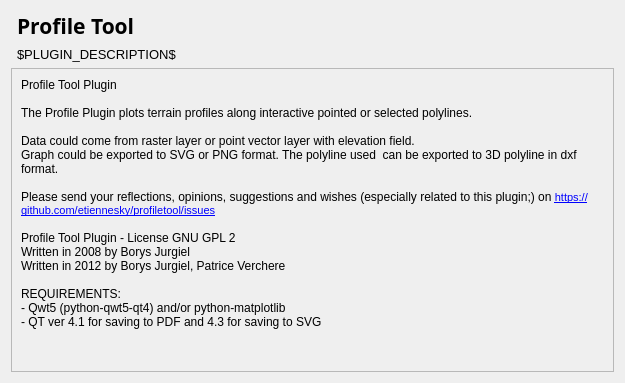
<?xml version="1.0" encoding="UTF-8"?>
<ui version="4.0">
 <class>DlgAbout</class>
 <widget class="QDialog" name="DlgAbout">
  <property name="geometry">
   <rect>
    <x>0</x>
    <y>0</y>
    <width>625</width>
    <height>383</height>
   </rect>
  </property>
  <property name="windowTitle">
   <string>Dialog</string>
  </property>
  <layout class="QGridLayout" name="gridLayout">
   <item row="0" column="1">
    <widget class="QLabel" name="title">
     <property name="sizePolicy">
      <sizepolicy hsizetype="Expanding" vsizetype="Expanding">
       <horstretch>0</horstretch>
       <verstretch>0</verstretch>
      </sizepolicy>
     </property>
     <property name="font">
      <font>
       <family>Sans Serif</family>
       <pointsize>16</pointsize>
       <weight>75</weight>
       <bold>true</bold>
      </font>
     </property>
     <property name="text">
      <string>Profile Tool</string>
     </property>
    </widget>
   </item>
   <item row="1" column="1">
    <widget class="QLabel" name="description">
     <property name="sizePolicy">
      <sizepolicy hsizetype="Expanding" vsizetype="Expanding">
       <horstretch>0</horstretch>
       <verstretch>0</verstretch>
      </sizepolicy>
     </property>
     <property name="font">
      <font>
       <pointsize>10</pointsize>
      </font>
     </property>
     <property name="text">
      <string>$PLUGIN_DESCRIPTION$</string>
     </property>
     <property name="wordWrap">
      <bool>true</bool>
     </property>
    </widget>
   </item>
   <item row="2" column="0" colspan="2">
    <widget class="QScrollArea" name="scrollArea_2">
     <property name="widgetResizable">
      <bool>true</bool>
     </property>
     <widget class="QWidget" name="scrollAreaWidgetContents_2">
      <property name="geometry">
       <rect>
        <x>0</x>
        <y>0</y>
        <width>605</width>
        <height>310</height>
       </rect>
      </property>
      <layout class="QVBoxLayout" name="verticalLayout_3">
       <item>
        <widget class="QLabel" name="label_3">
         <property name="sizePolicy">
          <sizepolicy hsizetype="Preferred" vsizetype="Preferred">
           <horstretch>0</horstretch>
           <verstretch>0</verstretch>
          </sizepolicy>
         </property>
         <property name="minimumSize">
          <size>
           <width>10</width>
           <height>10</height>
          </size>
         </property>
         <property name="cursor">
          <cursorShape>ArrowCursor</cursorShape>
         </property>
         <property name="focusPolicy">
          <enum>Qt::NoFocus</enum>
         </property>
         <property name="frameShape">
          <enum>QFrame::NoFrame</enum>
         </property>
         <property name="text">
          <string>&lt;!DOCTYPE HTML PUBLIC &quot;-//W3C//DTD HTML 4.0//EN&quot; &quot;http://www.w3.org/TR/REC-html40/strict.dtd&quot;&gt;
&lt;html&gt;&lt;head&gt;&lt;meta name=&quot;qrichtext&quot; content=&quot;1&quot; /&gt;&lt;style type=&quot;text/css&quot;&gt;
p, li { white-space: pre-wrap; }
&lt;/style&gt;&lt;/head&gt;&lt;body style=&quot; font-family:'MS Shell Dlg 2'; font-size:8pt; font-weight:400; font-style:normal;&quot;&gt;
&lt;p style=&quot; margin-top:0px; margin-bottom:0px; margin-left:0px; margin-right:0px; -qt-block-indent:0; text-indent:0px;&quot;&gt;&lt;span style=&quot; font-family:'Sans Serif'; font-size:9pt;&quot;&gt;Profile Tool Plugin&lt;/span&gt;&lt;/p&gt;
&lt;p style=&quot;-qt-paragraph-type:empty; margin-top:0px; margin-bottom:0px; margin-left:0px; margin-right:0px; -qt-block-indent:0; text-indent:0px; font-family:'Sans Serif'; font-size:9pt;&quot;&gt;&lt;br /&gt;&lt;/p&gt;
&lt;p style=&quot; margin-top:0px; margin-bottom:0px; margin-left:0px; margin-right:0px; -qt-block-indent:0; text-indent:0px;&quot;&gt;&lt;span style=&quot; font-family:'Sans Serif'; font-size:9pt;&quot;&gt;The Profile Plugin plots terrain profiles along interactive pointed or selected polylines.&lt;/span&gt;&lt;/p&gt;
&lt;p style=&quot;-qt-paragraph-type:empty; margin-top:0px; margin-bottom:0px; margin-left:0px; margin-right:0px; -qt-block-indent:0; text-indent:0px; font-family:'Sans Serif'; font-size:9pt;&quot;&gt;&lt;br /&gt;&lt;/p&gt;
&lt;p style=&quot; margin-top:0px; margin-bottom:0px; margin-left:0px; margin-right:0px; -qt-block-indent:0; text-indent:0px;&quot;&gt;&lt;span style=&quot; font-family:'Sans Serif'; font-size:9pt;&quot;&gt;Data could come from raster layer or point vector layer with elevation field.&lt;/span&gt;&lt;/p&gt;
&lt;p style=&quot; margin-top:0px; margin-bottom:0px; margin-left:0px; margin-right:0px; -qt-block-indent:0; text-indent:0px;&quot;&gt;&lt;span style=&quot; font-family:'Sans Serif'; font-size:9pt;&quot;&gt;Graph could be exported to SVG or PNG format. The polyline used  can be exported to 3D polyline in dxf format.&lt;/span&gt;&lt;/p&gt;
&lt;p style=&quot;-qt-paragraph-type:empty; margin-top:0px; margin-bottom:0px; margin-left:0px; margin-right:0px; -qt-block-indent:0; text-indent:0px; font-family:'Sans Serif'; font-size:9pt;&quot;&gt;&lt;br /&gt;&lt;/p&gt;
&lt;p style=&quot; margin-top:0px; margin-bottom:0px; margin-left:0px; margin-right:0px; -qt-block-indent:0; text-indent:0px;&quot;&gt;&lt;span style=&quot; font-family:'Sans Serif'; font-size:9pt;&quot;&gt;Please send your reflections, opinions, suggestions and wishes (especially related to this plugin;) on &lt;/span&gt;&lt;a href=&quot;https://github.com/etiennesky/profiletool/issues&quot;&gt;&lt;span style=&quot; text-decoration: underline; color:#0000ff;&quot;&gt;https://github.com/etiennesky/profiletool/issues&lt;/span&gt;&lt;/a&gt;&lt;/p&gt;
&lt;p style=&quot;-qt-paragraph-type:empty; margin-top:0px; margin-bottom:0px; margin-left:0px; margin-right:0px; -qt-block-indent:0; text-indent:0px; font-family:'Sans'; font-size:9pt;&quot;&gt;&lt;br /&gt;&lt;/p&gt;
&lt;p style=&quot; margin-top:0px; margin-bottom:0px; margin-left:0px; margin-right:0px; -qt-block-indent:0; text-indent:0px;&quot;&gt;&lt;span style=&quot; font-family:'Sans Serif'; font-size:9pt;&quot;&gt;Profile Tool Plugin - License GNU GPL 2&lt;/span&gt;&lt;/p&gt;
&lt;p style=&quot; margin-top:0px; margin-bottom:0px; margin-left:0px; margin-right:0px; -qt-block-indent:0; text-indent:0px;&quot;&gt;&lt;span style=&quot; font-family:'Sans Serif'; font-size:9pt;&quot;&gt;Written in 2008 by Borys Jurgiel&lt;/span&gt;&lt;/p&gt;
&lt;p style=&quot; margin-top:0px; margin-bottom:0px; margin-left:0px; margin-right:0px; -qt-block-indent:0; text-indent:0px;&quot;&gt;&lt;span style=&quot; font-family:'Sans Serif'; font-size:9pt;&quot;&gt;Written in 2012 by Borys Jurgiel, Patrice Verchere&lt;/span&gt;&lt;/p&gt;
&lt;p style=&quot;-qt-paragraph-type:empty; margin-top:0px; margin-bottom:0px; margin-left:0px; margin-right:0px; -qt-block-indent:0; text-indent:0px; font-family:'Sans Serif'; font-size:9pt;&quot;&gt;&lt;br /&gt;&lt;/p&gt;
&lt;p style=&quot; margin-top:0px; margin-bottom:0px; margin-left:0px; margin-right:0px; -qt-block-indent:0; text-indent:0px;&quot;&gt;&lt;span style=&quot; font-family:'Sans Serif'; font-size:9pt;&quot;&gt;REQUIREMENTS:&lt;/span&gt;&lt;/p&gt;
&lt;p style=&quot; margin-top:0px; margin-bottom:0px; margin-left:0px; margin-right:0px; -qt-block-indent:0; text-indent:0px;&quot;&gt;&lt;span style=&quot; font-family:'Sans Serif'; font-size:9pt;&quot;&gt;- Qwt5 (python-qwt5-qt4) and/or python-matplotlib&lt;/span&gt;&lt;/p&gt;
&lt;p style=&quot; margin-top:0px; margin-bottom:0px; margin-left:0px; margin-right:0px; -qt-block-indent:0; text-indent:0px;&quot;&gt;&lt;span style=&quot; font-family:'Sans Serif'; font-size:9pt;&quot;&gt;- QT ver 4.1 for saving to PDF and 4.3 for saving to SVG&lt;/span&gt;&lt;/p&gt;
&lt;p style=&quot;-qt-paragraph-type:empty; margin-top:0px; margin-bottom:0px; margin-left:0px; margin-right:0px; -qt-block-indent:0; text-indent:0px; font-family:'Sans Serif'; font-size:9pt;&quot;&gt;&lt;br /&gt;&lt;/p&gt;&lt;/body&gt;&lt;/html&gt;</string>
         </property>
         <property name="textFormat">
          <enum>Qt::AutoText</enum>
         </property>
         <property name="scaledContents">
          <bool>false</bool>
         </property>
         <property name="alignment">
          <set>Qt::AlignLeading|Qt::AlignLeft|Qt::AlignTop</set>
         </property>
         <property name="wordWrap">
          <bool>true</bool>
         </property>
         <property name="openExternalLinks">
          <bool>true</bool>
         </property>
         <property name="textInteractionFlags">
          <set>Qt::LinksAccessibleByMouse</set>
         </property>
        </widget>
       </item>
      </layout>
     </widget>
    </widget>
   </item>
  </layout>
 </widget>
 <resources/>
 <connections/>
</ui>
